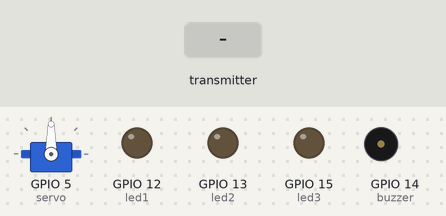
A sketch run on a simulated ESP8266 (NodeMCU). On the bench: servo, output pins drawn as LEDs (lit = HIGH), buzzer (waves = sounding, pin HIGH). Inputs (shaded band) come from the test bench. What the sketch prints to the serial monitor is not drawn.

Above: at 1.2 s.
1.3 s: the transmitter starts sending lpg = 512
At 1.7 s:
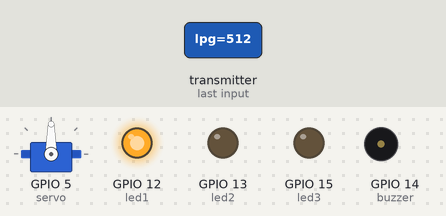
2.8 s: the transmitter starts sending t = 256
At 4.0 s:
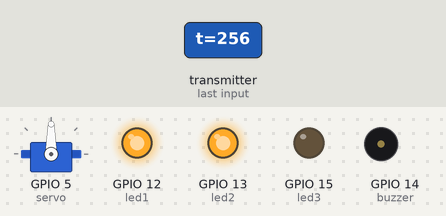
4.3 s: the transmitter starts sending h = 256
At 5.2 s:
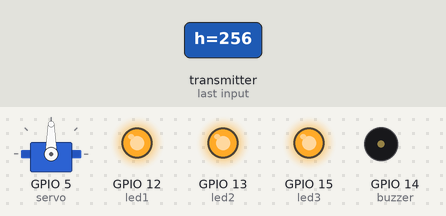
5.8 s: the transmitter starts sending lpg = 0
At 6.4 s:
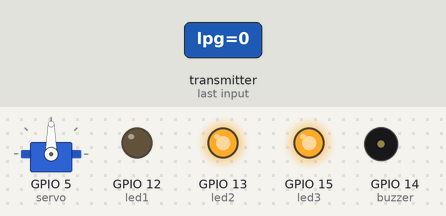
7.3 s: the transmitter starts sending t = 0
At 8.5 s:
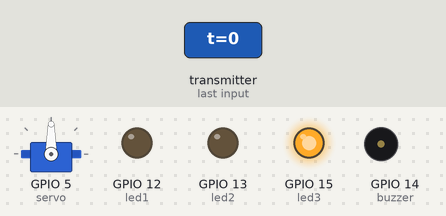
8.8 s: the transmitter starts sending lpg = 1023
At 9.9 s:
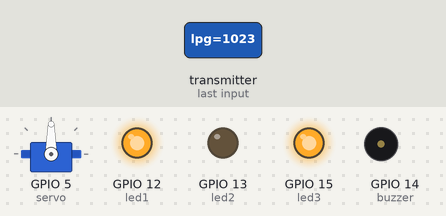
Timing chart, 0 to 11.3 s (numbered marks = the images above; inputs shaded):
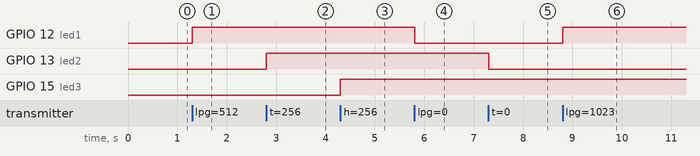

Measured:
- after the input at 1.3 s, GPIO 12 (led1): LOW → HIGH at once
- after the input at 2.8 s, GPIO 13 (led2): LOW → HIGH at once
- after the input at 4.3 s, GPIO 15 (led3): LOW → HIGH at once
- after the input at 5.8 s, GPIO 12 (led1): HIGH → LOW at once
- after the input at 7.3 s, GPIO 13 (led2): HIGH → LOW at once
- after the input at 8.8 s, GPIO 12 (led1): LOW → HIGH at once

The sketch:

NodeMcuReciever.ino
```cpp
#include <ESP8266WiFi.h>
#include <espnow.h>
#include <ArduinoJson.h>
StaticJsonDocument<256> doc;
#define buzzer 14
#define led1 12
#define led2 13
#define led3 15
#include<Servo.h>
Servo servo;
typedef struct struct_message {
    int lpg,t,h;
} struct_message;


struct_message myData;


void OnDataRecv(uint8_t * mac, uint8_t *incomingData, uint8_t len) {
  memcpy(&myData, incomingData, sizeof(myData));
  // Serial.print("Bytes received: ");
  // Serial.println(len);
  // Serial.print("LPG: ");
  // Serial.println(myData.lpg);
  // Serial.print("Temperature:");
  // Serial.println(myData.t);
  // Serial.print("Humidity:");
  // Serial.println(myData.h);
}

void setup() {

Serial.begin(115200);
WiFi.mode(WIFI_STA);
servo.attach(5);
pinMode(buzzer,OUTPUT);
pinMode(led1,OUTPUT);
pinMode(led2,OUTPUT);
pinMode(led3,OUTPUT);
  if (esp_now_init() != 0) {
    Serial.println("Error initializing ESP-NOW");
    return;
  }
  esp_now_set_self_role(ESP_NOW_ROLE_SLAVE);
  esp_now_register_recv_cb(OnDataRecv);
}

void loop() {
  if(myData.lpg>=500){
    digitalWrite(led1,HIGH);
  }
  else{
    digitalWrite(led1,LOW);
  }

  if(myData.t > 39){
  digitalWrite(led2,HIGH);
  }
  else{
    digitalWrite(led2,LOW);
  }
  if(myData.h > 60){
  digitalWrite(led3,HIGH);
  }
  else{
    digitalWrite(led3,LOW);
  }
  doc["h"] = myData.h;
  doc["t"] = myData.t;
  doc["lpg"] = myData.lpg;
  serializeJson(doc,Serial);
  Serial.println();
}
```
